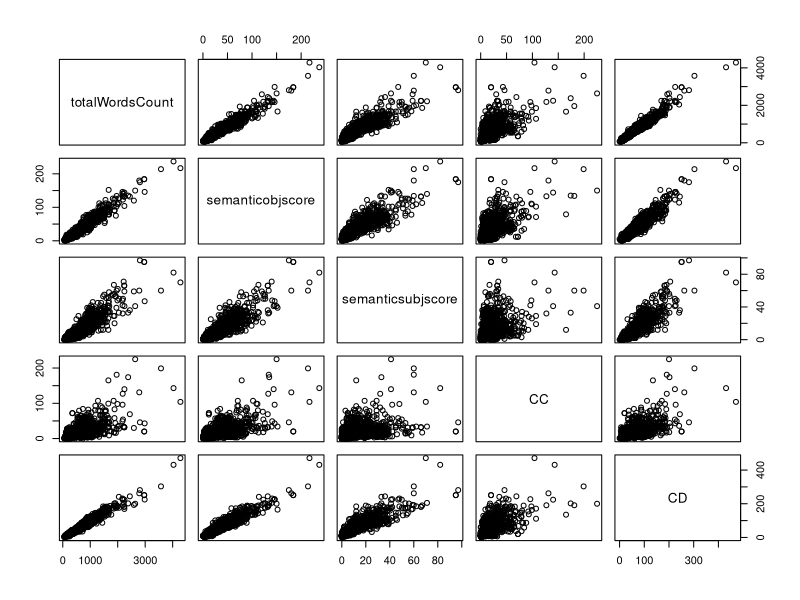
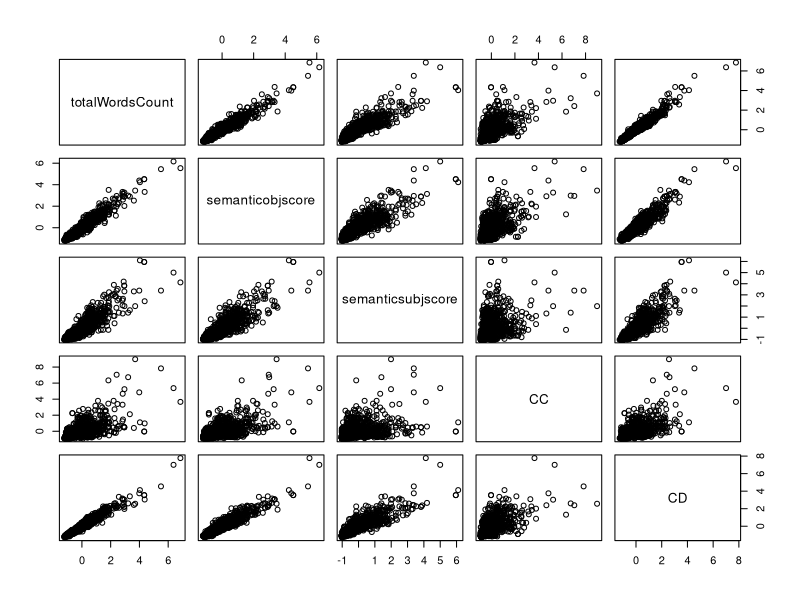
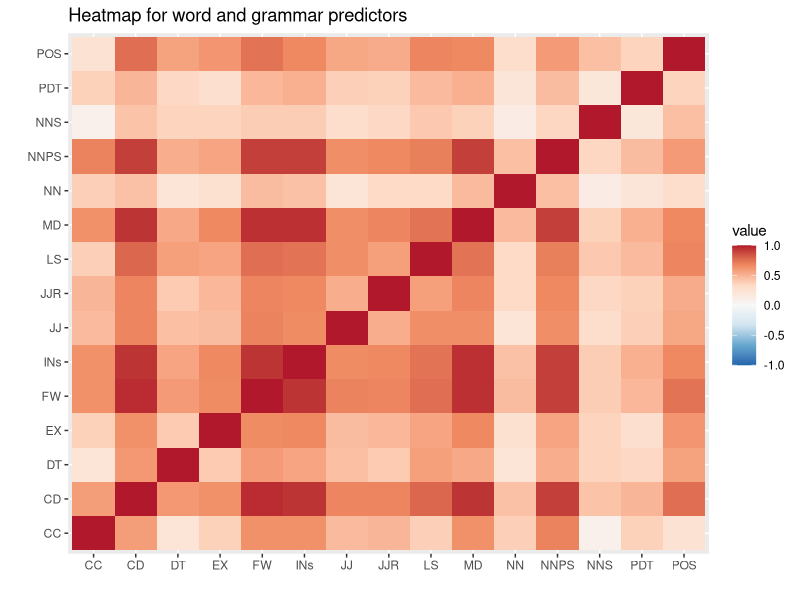

The R source for these figures, in order:
# STA6714 Term Project step 2 data analysis

# Benjamin Garcia

library(readxl)
library(ggplot2)
features2 <- read_excel("features2.xlsx")

str(features2)
round(cor(features2[,4:62]), 2)

table(features2$JJS, features2$Label)
table(features2$NNP)
table(features2$WRB)
table(features2$exclamationmarks, features2$Label)
table(features2$questionmarks)
table(features2$semicolon)
table(features2$ellipsis)
table(features2$TOs, features2$Label)

summary(features2)

# Let 1 = objective and 0 = subjective

table(features2$Label)/nrow(features2)

feat3 <- features2[,-c(1, 2, 15, 19, 31, 42, 51 )]

feat3$Label <- ifelse(feat3$Label == "objective", 1, 0)
table(feat3$Label)

round(cor(feat3), 2)

round(cor(feat3[,c(1,43:53)]), 2)

table(feat3$sentence1st)
table(feat3$sentencelast)

feat4 <- feat3[,-c(53,54)]

round(cor(feat4), 2)

pairs(feat4[,2:6])

scal_feat4 <- cbind(feat4[,1], scale(feat4[,c(2:53)]))

round(cor(scal_feat4), 2)

pairs(scal_feat4[,2:6])


library(reshape) 

cor.mat2 <- round(cor(scal_feat4[,5:19]), 2) 
melted.cor.mat2 <- melt(cor.mat2)
ggplot(melted.cor.mat2, aes(x=X1, y=X2, fill=value)) +
  geom_tile() + xlab("") + ylab("") + ggtitle("Heatmap for word and grammar predictors") +
  scale_fill_distiller(palette="RdBu", limits=c(-1, 1))

pcs <- prcomp(scal_feat4)
summary(pcs)
